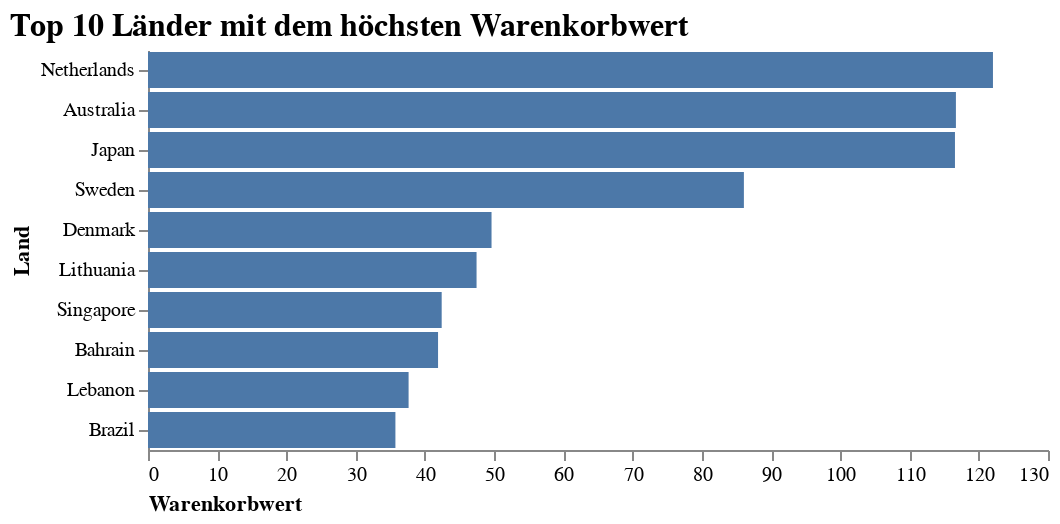

Notebook source saved alongside this figure:
### Code cell
#Create a altair bar chart from df_plot that shows the top 10 countries with the highest average TotalPrice per InvoiceNo
alt.Chart(df_plot).mark_bar().encode(
    x=alt.X("TotalPrice/InvoiceNo",
            axis=alt.Axis(title="Warenkorbwert",
                            labelAngle=0,
                            titleAnchor="start",
                            grid=False)),
    y=alt.Y("Country",
            sort="-x",
            axis=alt.Axis(title = "Land",
                            titleAnchor="middle"))
).properties(
    title="Top 10 Länder mit dem höchsten Warenkorbwert",
    width=450,
    height=200
).configure_view(
    strokeWidth=0
).configure_title(
    fontSize=16,
    font='Arial',
    color='black',
    anchor='start'
)

### Figure 1 — Vega-Lite specification as saved in the notebook (floating-point values rounded to 4 significant figures)
{"config": {"view": {"continuousWidth": 400, "continuousHeight": 300, "strokeWidth": 0}, "title": {"anchor": "start", "color": "black", "font": "Arial", "fontSize": 16}}, "data": {"name": "data-2aa807d9377f4d41f70cc53af38b5738"}, "mark": "bar", "encoding": {"x": {"type": "quantitative", "axis": {"grid": false, "labelAngle": 0, "title": "Warenkorbwert", "titleAnchor": "start"}, "field": "TotalPrice/InvoiceNo"}, "y": {"type": "nominal", "axis": {"title": "Land", "titleAnchor": "middle"}, "field": "Country", "sort": "-x"}}, "height": 200, "title": "Top 10 Länder mit dem höchsten Warenkorbwert", "width": 450, "$schema": "https://vega.github.io/schema/vega-lite/v4.8.1.json", "datasets": {"data-2aa807d9377f4d41f70cc53af38b5738": [{"Quantity": 200834, "UnitPrice": 5687.0, "TotalPrice": 283900.0, "TotalPrice/InvoiceNo": 122.1, "Country": "Netherlands"}, {"Quantity": 84208, "UnitPrice": 3262.0, "TotalPrice": 138200.0, "TotalPrice/InvoiceNo": 116.7, "Country": "Australia"}, {"Quantity": 26016, "UnitPrice": 657.2, "TotalPrice": 37420.0, "TotalPrice/InvoiceNo": 116.6, "Country": "Japan"}, {"Quantity": 36042, "UnitPrice": 854.8, "TotalPrice": 36840.0, "TotalPrice/InvoiceNo": 86.07, "Country": "Sweden"}, {"Quantity": 8193, "UnitPrice": 967.6, "TotalPrice": 18210.0, "TotalPrice/InvoiceNo": 49.62, "Country": "Denmark"}, {"Quantity": 652, "UnitPrice": 99.44, "TotalPrice": 1661.0, "TotalPrice/InvoiceNo": 47.46, "Country": "Lithuania"}, {"Quantity": 5234, "UnitPrice": 791.1, "TotalPrice": 9120.0, "TotalPrice/InvoiceNo": 42.42, "Country": "Singapore"}, {"Quantity": 314, "UnitPrice": 82.76, "TotalPrice": 754.1, "TotalPrice/InvoiceNo": 41.9, "Country": "Bahrain"}, {"Quantity": 386, "UnitPrice": 242.4, "TotalPrice": 1694.0, "TotalPrice/InvoiceNo": 37.64, "Country": "Lebanon"}, {"Quantity": 356, "UnitPrice": 142.6, "TotalPrice": 1144.0, "TotalPrice/InvoiceNo": 35.74, "Country": "Brazil"}]}}
